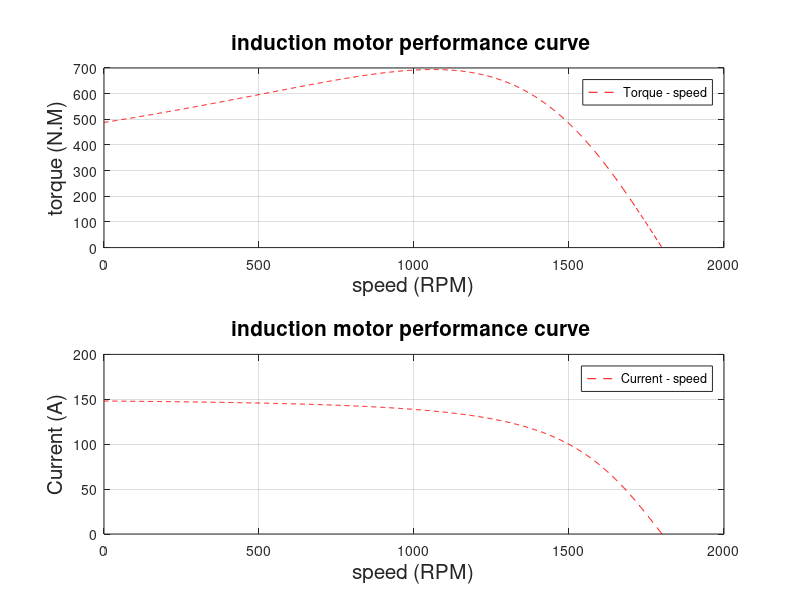

This chart was generated by the following MATLAB code:
%% Performance curve for induction motor Motoring 
%Torque speed and current curve 
clear
clc 
r1 = 0.641;                 % Stator Resistance (ohm)
x1 = 1.106;                 % Stator reactance (ohm)
r2 = 0.332;                 % Rotor Resistance (ohm)
x2 = 0.464;                 % Rotor reactance (ohm)
xm = 26.3;                  % magnetizing reactance (ohm)
v_ph = 460/ sqrt(3);        % phase voltage (voltage)
n_s = 1800;                 % sync speed (RPM)
w_s = 2*pi*n_s/60;          % sync speed (rad / s )

%--------------------------------------------------------------------------

s = 0 : 0.001 : 1;
n_m = (1-s) * n_s;

for i = 1 :1001
num = (3*(v_ph^2) * (r2/s(i))) ;
denum = (w_s * (r1 + (r2 / s(i))^2) + ((x1 + x2)^2));
T_d(i) = num / denum; %Developed toruqe 
end

for i = 1 :1001
I(i) = v_ph / sqrt((r1+ (r2/s(i))^2)+ (x1 + x2)^2);
end
%--------------------------------------------------------------------------

subplot(2,1,1)
plot (n_m,T_d,'r--')
title ({'induction motor performance curve '}, 'fontsize',15)
xlabel ('speed (RPM)', 'fontsize',15)
ylabel ('torque (N.M)','fontsize',15)
legend ('Torque - speed')
grid on

subplot(2,1,2)
plot (n_m,I,'r--')
title ({'induction motor performance curve '}, 'fontsize',15)
xlabel ('speed (RPM)', 'fontsize',15)
ylabel ('Current (A)','fontsize',15)
legend ('Current - speed')
grid on




